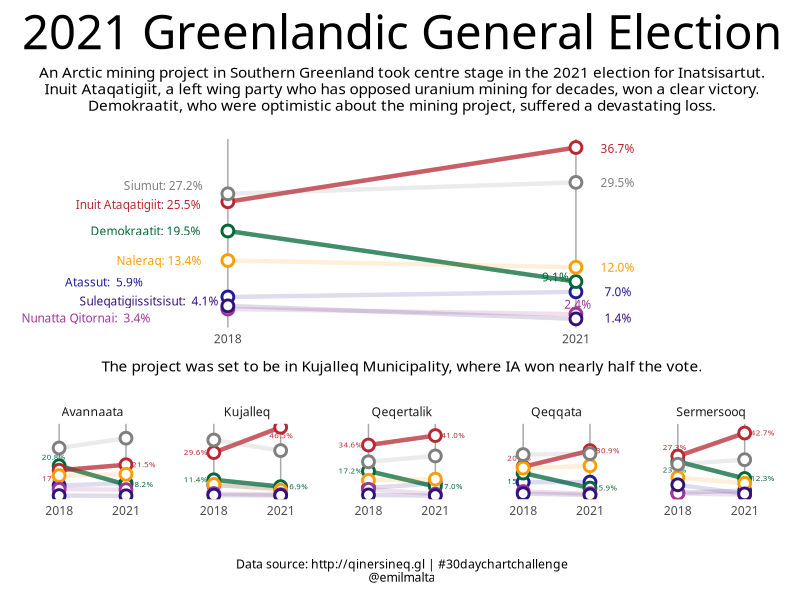

This chart was generated by the following R code:
# Load libraries ---------------------------------------------------------------

library(tidyverse)
library(patchwork)
library(ggrepel)
library(readxl)
library(here)
library(glue)
library(ragg)

# Import data ------------------------------------------------------------------

election_municipality_raw <- 
  read_csv(here("data", "gl_election", "mun_election.csv")) %>% 
  fill(municipality)

# Tidy -------------------------------------------------------------------------

election_results <- 
  election_municipality_raw %>% 
  count(party, year, wt = votes, name = "votes")

election_percent <- election_results %>%
  group_by(year) %>%
  mutate(votes = votes / sum(votes)) %>%
  filter(party != "Others")

election_municipality <- election_municipality_raw %>%
  group_by(year, municipality) %>%
  mutate(votes = votes / sum(votes)) %>%
  filter(party != "Others")

# Draw plots -------------------------------------------------------------------

draw_slope <- function(df) {
  df %>%
    ggplot(aes(as.character(year), votes, color = party, group = party)) +
    geom_line(size = 1.5, alpha = .03) +
    geom_line(
      data = . %>% filter(party %in% c("Inuit Ataqatigiit", "Demokraatit")),
      size = 1.5, alpha = .7
    )
}

# National
p1 <- election_percent %>% draw_slope() +
  geom_text_repel(
    aes(label = glue("{party}: {format(votes * 100, digits = 2)}%")),
    data = . %>% filter(year == 2018), hjust = 1, nudge_x = -.07,
    segment.color = NA, size = 3, family = "MesmerizeRg-Regular"
  ) +
  geom_text_repel(
    aes(label = glue("{format(votes * 100, digits = 2)}%")),
    data = . %>% filter(year == 2021), hjust = 0, nudge_x = .07,
    segment.color = NA, size = 3, family = "MesmerizeRg-Regular"
  ) +
  labs(
    title = "2021 Greenlandic General Election",
    subtitle = "An Arctic mining project in Southern Greenland took centre stage in the 2021 election for Inatsisartut.\nInuit Ataqatigiit, a left wing party who has opposed uranium mining for decades, won a clear victory.\nDemokraatit, who were optimistic about the mining project, suffered a devastating loss.\n"
  )

# By municipality
p2 <- election_municipality %>% draw_slope() +
  geom_text_repel(
    aes(label = glue("{format(votes * 100, digits = 3)}%")),
    data = . %>%
      filter(year == 2018, party %in% c("Demokraatit", "Inuit Ataqatigiit")),
    hjust = 0, nudge_x = -.07, size = 2, segment.color = NA,
    family = "MesmerizeRg-Regular"
  ) +
  geom_text_repel(
    aes(label = glue("{format(votes * 100, digits = 2)}%")),
    data = . %>%
      filter(year == 2021, party %in% c("Demokraatit", "Inuit Ataqatigiit")),
    hjust = 1, nudge_x = .07, size = 2, segment.color = NA,
    family = "MesmerizeRg-Regular"
  ) +
  facet_wrap(~ municipality, nrow = 1) +
  labs(
    subtitle = "The project was set to be in Kujalleq Municipality, where IA won nearly half the vote.\n",
    caption = "Data source: http://qinersineq.gl | #30daychartchallenge\n@emilmalta"
  )

# Patchwork --------------------------------------------------------------------

# Assign party colors
party_colors <- c(
  "Atassut" = "#231a95", "Demokraatit" = "#016738",
  "Inuit Ataqatigiit" = "#b92732", "Naleraq" = "#ff9d00",
  "Nunatta Qitornai" = "#a03499", "#0175b2",
  "Suleqatigiissitsisut" = "#311279"
)

# Patchwork
(p1 / p2) + 
  plot_layout(heights = c(5,2)) &
  geom_line(size = 1.5, alpha = .12) &
  geom_point(size = 3, pch = 21, fill = "white", stroke = 1.5) &
  scale_color_manual(values = party_colors) &
  labs(x = NULL, y = NULL, color = NULL) &
  theme_minimal(base_family = "MesmerizeRg-Regular") +
  theme(
    plot.background = element_blank(),
    plot.title = element_text(hjust = .5, size = 34), 
    plot.subtitle = element_text(hjust = .5), 
    plot.caption = element_text(hjust = .5, margin = margin(30)),
    legend.position = "none",
    panel.grid.minor = element_blank(),
    panel.grid.major.x = element_line("darkgrey"),
    panel.grid.major.y = element_blank(),
    axis.text.y = element_blank(),
    axis.text.x = element_text(), axis.title.x = element_text()
  ) 
